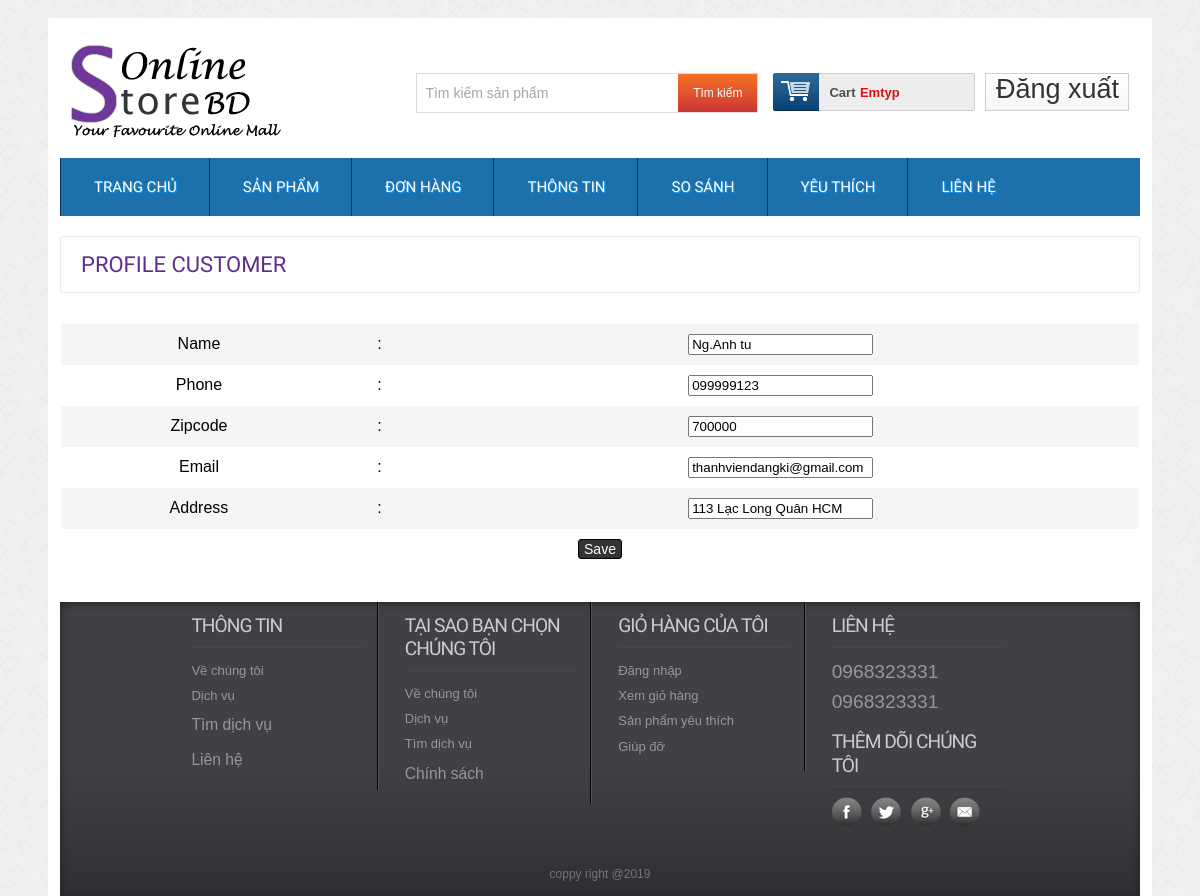
The page /editprofile.php (signed in) on the database its author committed.
### tables this page shows
CREATE TABLE `tbl_customer` (
  `id` int(11) NOT NULL,
  `name` varchar(255) NOT NULL,
  `address` varchar(255) NOT NULL,
  `city` varchar(30) NOT NULL,
  `country` varchar(30) NOT NULL,
  `zipcode` varchar(30) NOT NULL,
  `phone` varchar(30) NOT NULL,
  `email` varchar(50) NOT NULL,
  `password` varchar(255) NOT NULL
);

### classes/customer.php (called while the page is built, shortened)
<?php
	$filepath = realpath(dirname(__FILE__));
	include_once ($filepath.'/../lib/database.php');
?>
<?php
	class customer
	{
		private $db;
		public function __construct()
		{
			$this->db = new Database();
		}
		public function show_customers($id)
		{
			$query = "SELECT * FROM tbl_customer WHERE id='$id' ";
			$result = $this->db->select($query);
			return $result;
		}
	}
 ?>

### lib/database.php (called while the page is built, shortened)
<?php
Class Database extends PDO{
   public $host   = DB_HOST;
   public $user   = DB_USER;
   public $pass   = DB_PASS;
   public $dbname = DB_NAME;
   public $link;
private function connectDB(){
   $this->link = new mysqli($this->host, $this->user, $this->pass,
    $this->dbname);
 }
public function select($query){
  $result = $this->link->query($query) or
   die($this->link->error.__LINE__);
  if($result->num_rows > 0){
    return $result;
  } else {
    return false;
  }
 }
}

### lib/session.php (called while the page is built, shortened)
<?php
class Session{
 public static function get($key){
    if (isset($_SESSION[$key])) {
     return $_SESSION[$key];
    } else {
     return false;
    }
 }
}
?>

### editprofile.php (the view, shortened to what this page needs)
<?php
	include 'inc/header.php';
 ?>
 <div class="main">
    <div class="content">
    	<div class="section group">
    		<div class="content_top">
    		<div class="heading">
    		<h3>Profile Customer</h3>
    		</div>
    	</div>
        <form action="" method="post">
    	<table class="tblone">
            <tr>
            </tr>
    		<?php
    		$id = Session::get('customer_id');
    		$get_customers = $cs->show_customers($id);
    		if ($get_customers) {
    			while ($result = $get_customers->fetch_assoc()) {
    		 ?>
    		<tr>
    			<td>Name</td>
    			<td>:</td>
    			<td><input type="text" name="name" value="<?php echo $result['name']; ?>"></td>
    		</tr>
    		<tr>
    			<td>Phone</td>
    			<td>:</td>
                <td><input type="text" name="phone" value="<?php echo $result['phone']; ?>"></td>
    		</tr>
    		<tr>
    			<td>Zipcode</td>
    			<td>:</td>
                <td><input type="text" name="zipcode" value="<?php echo $result['zipcode']; ?>"></td>
    		</tr>
    		<tr>
    			<td>Email</td>
    			<td>:</td>
                <td><input type="text" name="email" value="<?php echo $result['email']; ?>"></td>
    		</tr>
    		<tr>
    			<td>Address</td>
    			<td>:</td>
                <td><input type="text" name="address" value="<?php echo $result['address']; ?>"></td>
    		</tr>
            <tr>
                <td colspan="3"><input type="submit" name="save" value="Save" class="grey" ></td>
            </tr>
    		<?php
    		}
    		}
    		 ?>
    	</table>
        </form>
    	</div>
 	</div>
<?php
	include 'inc/footer.php';
 ?>

### css/style.css (style rules this page uses)
html,body,div,span,applet,object,iframe,h1,h2,h3,h4,h5,h6,p,blockquote,pre,a,abbr,acronym,address,big,cite,code,del,dfn,em,img,ins,kbd,q,s,samp,small,strike,strong,sub,sup,tt,var,b,u,i,dl,dt,dd,ol,nav ul,nav li,fieldset,form,label,legend,table,caption,tbody,tfoot,thead,tr,th,td,article,aside,canvas,details,embed,figure,figcaption,footer,header,hgroup,menu,nav,output,ruby,section,summary,time,mark,audio,video { margin:0;padding:0;border:0;font-size:100%;font:inherit;vertical-align:baseline; }
table { border-collapse:collapse;border-spacing:0; }
body { font-family:Arial, Helvetica, sans-serif; background:url(../images/body_bg3.jpg); }
.section { clear: both; padding: 0px; margin: 0px; }
.group:before, .group:after { content:""; display:table; }
.group:after { clear:both; }
.group { zoom:1; }
.content { padding:20px 0; background:#FFF; }
.content_top { padding:15px 20px; border:1px solid #EBE8E8; border-radius:3px; }
.heading { float:left; margin-right:10%; }
.heading h3 { font-family: 'Monda', sans-serif; font-size:22px; color:#602D8D; text-transform:uppercase; }
.tblone { border: 1px solid #fff; margin-bottom: 12px; width: 100%; }
.tblone td { padding:10px;text-align:center; }
table.tblone tr:nth-child(2n+1) { background:#fff;height:30px; }
table.tblone tr:nth-child(2n) { background:#f6f5f5;height:30px; }
table.tblone input[type="submit"] { background: #333 none repeat scroll 0 0; border: 1px solid #000; border-radius: 3px; color: #fff; cursor: pointer; font-size: 14px; padding: 1px 5px; }

### rows shown on the page
tbl_customer: name "Ng.Anh tu", phone "099999123", zipcode "700000", email "thanhviendangki@gmail.com", address "113 Lạc Long Quân HCM"
